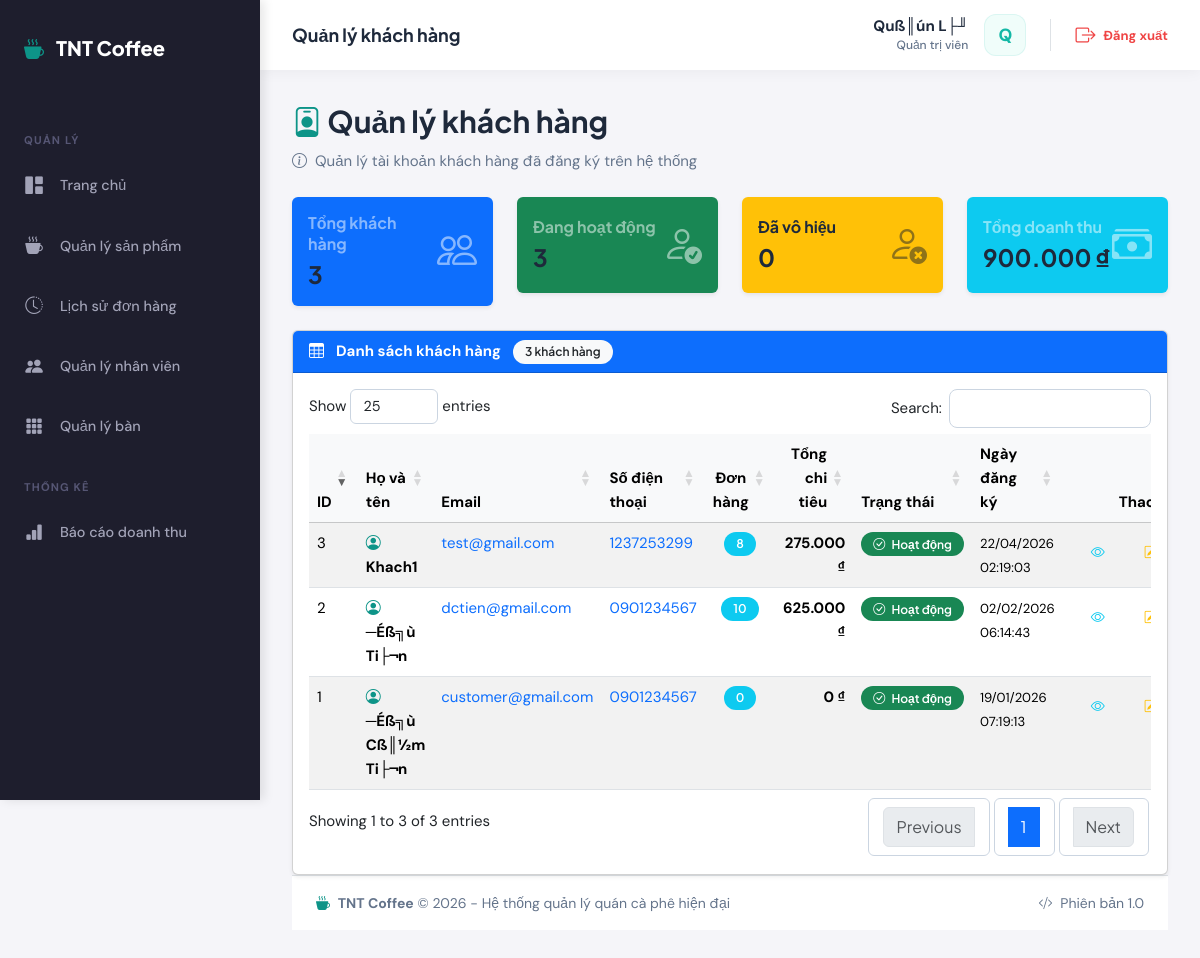
Screenshot of /admin/customers/index.php (signed in) with the database file from the repository.
### tables this page shows
CREATE TABLE `customers` (
  `id` int(11) NOT NULL AUTO_INCREMENT,
  `email` varchar(255) NOT NULL,
  `password` varchar(255) NOT NULL,
  `full_name` varchar(255) NOT NULL,
  `phone` varchar(20) DEFAULT NULL,
  `address` text DEFAULT NULL,
  `points` int(11) DEFAULT 0,
  `created_at` timestamp NULL DEFAULT current_timestamp(),
  `updated_at` timestamp NULL DEFAULT current_timestamp() ON UPDATE current_timestamp(),
  `is_active` tinyint(1) DEFAULT 1,
  PRIMARY KEY (`id`),
  UNIQUE KEY `email` (`email`)
);

### config/database.php (called while the page is built, shortened)
<?php
function executeQuery($pdo, $sql, $params = []) {
    try {
        $stmt = $pdo->prepare($sql);
        $stmt->execute($params);
        return $stmt;
    } catch (PDOException $e) {
        error_log("Query Error: " . $e->getMessage());
        throw $e;
    }
}
function fetchAll($pdo, $sql, $params = []) {
    $stmt = executeQuery($pdo, $sql, $params);
    return $stmt->fetchAll();
}

### config/config.php (called while the page is built, shortened)
<?php
function formatCurrency($amount) {
    return number_format($amount, 0, ',', '.') . ' ₫';
}
function formatDate($date, $format = DATE_FORMAT) {
    $timestamp = is_numeric($date) ? $date : strtotime($date);
    return date($format, $timestamp);
}

### admin/customers/index.php (the view, shortened to what this page needs)
<?php
require_once dirname(dirname(__DIR__)) . '/config/config.php';
require_once dirname(dirname(__DIR__)) . '/config/database.php';
try {
    $sql = "SELECT c.*,
                   COUNT(DISTINCT o.id) as total_orders,
                   COALESCE(SUM(o.total_amount), 0) as total_spent
            FROM customers c
            LEFT JOIN orders o ON c.id = o.customer_id
            GROUP BY c.id
            ORDER BY c.created_at DESC";
    $customers = fetchAll($pdo, $sql);
} catch (PDOException $e) {
    error_log("Customer List Error: " . $e->getMessage());
    $customers = [];
    setMessage('danger', 'Có lỗi khi tải danh sách khách hàng.');
}
require_once dirname(dirname(__DIR__)) . '/includes/header.php';
?>
<div class="row mb-4">
    <div class="col-12">
        <div class="d-flex justify-content-between align-items-center">
            <div>
                <h2 class="mb-2">
                    <i class="bi bi-person-badge text-primary"></i>
                    Quản lý khách hàng
                </h2>
                <p class="text-muted mb-0">
                    <i class="bi bi-info-circle me-1"></i>
                    Quản lý tài khoản khách hàng đã đăng ký trên hệ thống
                </p>
            </div>
        </div>
    </div>
</div>
<div class="row mb-4">
    <div class="col-md-3">
        <div class="card border-0 shadow-sm bg-primary text-white">
            <div class="card-body">
                <div class="d-flex justify-content-between align-items-center">
                    <div>
                        <h6 class="text-white-50 mb-1">Tổng khách hàng</h6>
                        <h3 class="mb-0"><?php echo count($customers); ?></h3>
                    </div>
                    <i class="bi bi-people fs-1 opacity-50"></i>
                </div>
            </div>
        </div>
    </div>
    <div class="col-md-3">
        <div class="card border-0 shadow-sm bg-success text-white">
            <div class="card-body">
                <div class="d-flex justify-content-between align-items-center">
                    <div>
                        <h6 class="text-white-50 mb-1">Đang hoạt động</h6>
                        <h3 class="mb-0"><?php echo count(array_filter($customers, fn($c) => $c['is_active'])); ?></h3>
                    </div>
                    <i class="bi bi-person-check fs-1 opacity-50"></i>
                </div>
            </div>
        </div>
    </div>
    <div class="col-md-3">
        <div class="card border-0 shadow-sm bg-warning text-dark">
            <div class="card-body">
                <div class="d-flex justify-content-between align-items-center">
                    <div>
                        <h6 class="text-dark-50 mb-1">Đã vô hiệu</h6>
                        <h3 class="mb-0"><?php echo count(array_filter($customers, fn($c) => !$c['is_active'])); ?></h3>
                    </div>
                    <i class="bi bi-person-x fs-1 opacity-50"></i>
                </div>
            </div>
        </div>
    </div>
    <div class="col-md-3">
        <div class="card border-0 shadow-sm bg-info text-white">
            <div class="card-body">
                <div class="d-flex justify-content-between align-items-center">
                    <div>
                        <h6 class="text-white-50 mb-1">Tổng doanh thu</h6>
                        <h3 class="mb-0"><?php echo formatCurrency(array_sum(array_column($customers, 'total_spent'))); ?></h3>
                    </div>
                    <i class="bi bi-cash-stack fs-1 opacity-50"></i>
                </div>
            </div>
        </div>
    </div>
</div>
<div class="card shadow-sm">
    <div class="card-header bg-primary text-white">
        <i class="bi bi-table me-2"></i>
        <strong>Danh sách khách hàng</strong>
        <span class="badge bg-light text-dark ms-2"><?php echo count($customers); ?> khách hàng</span>
    </div>
    <div class="card-body">
        <?php if (empty($customers)): ?>
            <div class="text-center py-5">
                <i class="bi bi-inbox fs-1 text-muted"></i>
                <p class="mt-3 text-muted">Chưa có khách hàng nào đăng ký</p>
            </div>
        <?php else: ?>
            <div class="table-responsive">
                <table id="customersTable" class="table table-striped table-hover">
                    <thead class="table-light">
                        <tr>
                            <th>ID</th>
                            <th>Họ và tên</th>
                            <th>Email</th>
                            <th>Số điện thoại</th>
                            <th class="text-center">Đơn hàng</th>
                            <th class="text-end">Tổng chi tiêu</th>
                            <th>Trạng thái</th>
                            <th>Ngày đăng ký</th>
                            <th class="text-center">Thao tác</th>
                        </tr>
                    </thead>
                    <tbody>
                        <?php foreach ($customers as $customer): ?>
                            <tr>
                                <td><?php echo htmlspecialchars($customer['id']); ?></td>
                                <td>
                                    <i class="bi bi-person-circle me-2 text-primary"></i>
                                    <strong><?php echo htmlspecialchars($customer['full_name']); ?></strong>
                                </td>
                                <td>
                                    <a href="mailto:<?php echo htmlspecialchars($customer['email']); ?>" class="text-decoration-none">
                                        <?php echo htmlspecialchars($customer['email']); ?>
                                    </a>
                                </td>
                                <td>
                                    <?php if ($customer['phone']): ?>
                                        <a href="tel:<?php echo htmlspecialchars($customer['phone']); ?>" class="text-decoration-none">
                                            <?php echo htmlspecialchars($customer['phone']); ?>
                                        </a>
                                    <?php else: ?>
                                        <span class="text-muted">-</span>
                                    <?php endif; ?>
                                </td>
                                <td class="text-center">
                                    <span class="badge bg-info"><?php echo $customer['total_orders']; ?></span>
                                </td>
                                <td class="text-end">
                                    <strong><?php echo formatCurrency($customer['total_spent']); ?></strong>
                                </td>
                                <td>
                                    <?php if ($customer['is_active']): ?>
                                        <span class="badge bg-success">
                                            <i class="bi bi-check-circle me-1"></i>
                                            Hoạt động
                                        </span>
                                    <?php endif; ?>
                                </td>
                                <td>
                                    <small><?php echo formatDate($customer['created_at'], DATETIME_FORMAT); ?></small>
                                </td>
                                <td class="text-center">
                                    <div class="btn-group btn-group-sm" role="group">
                                        <a href="<?php echo BASE_URL; ?>/admin/customers/view.php?id=<?php echo $customer['id']; ?>"
                                           class="btn btn-outline-info"
                                           title="Xem chi tiết">
                                            <i class="bi bi-eye"></i>
                                        </a>
                                        <a href="<?php echo BASE_URL; ?>/admin/customers/edit.php?id=<?php echo $customer['id']; ?>"
                                           class="btn btn-outline-warning"
                                           title="Sửa">
                                            <i class="bi bi-pencil-square"></i>
                                        </a>
                                    </div>
                                </td>
                            </tr>
                        <?php endforeach; ?>
                    </tbody>
                </table>
            </div>
        <?php endif; ?>
    </div>
</div>
<link rel="stylesheet" href="https://cdn.datatables.net/1.13.7/css/dataTables.bootstrap5.min.css">
<?php require_once dirname(dirname(__DIR__)) . '/includes/footer.php'; ?>

### assets/css/style.css (style rules this page uses)
:root { --primary-50: #f0fdfa; --primary-100: #ccfbf1; --primary-200: #99f6e4; --primary-300: #5eead4; --primary-400: #2dd4bf; --primary-500: #14b8a6; --primary-600: #0d9488; --primary-700: #0f766e; --primary-800: #115e59; --primary-900: #134e4a; --accent-400: #fb923c; --accent-500: #f97316; --accent-600: #ea580c; --gray-50: #f8fafc; --gray-100: #f1f5f9; --gray-200: #e2e8f0; --gray-300: #cbd5e1; --gray-400: #94a3b8; --gray-500: #64748b; --gray-600: #475569; --gray-700: #334155; --gray-800: #1e293b; --gray-900: #0f172a; --success: #22c55e; --warning: #eab308; --danger: #ef4444; --info: #3b82f6; --font-display: 'Plus Jakarta Sans', sans-serif; --font-body: 'DM Sans', sans-serif; --shadow-sm: 0 1px 2px 0 rgb(0 0 0 / 0.05); --shadow: 0 1px 3px 0 rgb(0 0 0 / 0.1), 0 1px 2px -1px rgb(0 0 0 / 0.1); --shadow-md: 0 4px 6px -1px rgb(0 0 0 / 0.1), 0 2px 4px -2px rgb(0 0 0 / 0.1); --shadow-lg: 0 10px 15px -3px rgb(0 0 0 / 0.1), 0 4px 6px -4px rgb(0 0 0 / 0.1); --shadow-xl: 0 20px 25px -5px rgb(0 0 0 / 0.1), 0 8px 10px -6px rgb(0 0 0 / 0.1); --radius-sm: 0.375rem; --radius: 0.5rem; --radius-md: 0.75rem; --radius-lg: 1rem; --radius-xl: 1.5rem; --radius-full: 9999px; --transition-fast: 150ms cubic-bezier(0.4, 0, 0.2, 1); --transition: 200ms cubic-bezier(0.4, 0, 0.2, 1); --transition-slow: 300ms cubic-bezier(0.4, 0, 0.2, 1); }
*, *::before, *::after { box-sizing: border-box; margin: 0; padding: 0; }
html { scroll-behavior: smooth; }
body { font-family: var(--font-body); font-size: 15px; line-height: 1.6; color: var(--gray-700); background: linear-gradient(135deg, var(--gray-50) 0%, var(--primary-50) 100%); min-height: 100vh; -webkit-font-smoothing: antialiased; -moz-osx-font-smoothing: grayscale; }
h1, h2, h3, h4, h5, h6 { font-family: var(--font-display); font-weight: 700; color: var(--gray-800); line-height: 1.3; }
h2 { font-size: 1.875rem; }
h3 { font-size: 1.5rem; }
h6 { font-size: 1rem; }
:root { --sidebar-width: 260px; --sidebar-bg: #1e1e2d; --sidebar-color: #a2a3b7; --sidebar-active-bg: #1b1b28; --sidebar-active-color: #ffffff; --content-bg: #f5f5f9; --topbar-height: 70px; }
.btn { font-family: var(--font-display); font-weight: 600; font-size: 0.875rem; padding: 0.625rem 1.25rem; border-radius: var(--radius); transition: var(--transition); display: inline-flex; align-items: center; gap: 0.5rem; border: none; cursor: pointer; }
.badge { font-family: var(--font-display); font-weight: 600; font-size: 0.75rem; padding: 0.375rem 0.75rem; border-radius: var(--radius-full); }
.text-primary { color: var(--primary-600) !important; }
.text-muted { color: var(--gray-500) !important; }

### rows the page displays
customers: id "3", full_name "Khach1", email "test@gmail.com", phone "1237253299", total_orders "8", total_spent "275.000 ₫", is_active 1 (drawn), created_at "22/04/2026 02:19:03"
customers: id "2", full_name "─Éß╗ù Ti├¬n", email "dctien@gmail.com", phone "0901234567", total_orders "10", total_spent "625.000 ₫", is_active 1 (drawn), created_at "02/02/2026 06:14:43"
customers: id "1", full_name "─Éß╗ù Cß║½m Ti├¬n", email "customer@gmail.com", phone "0901234567", total_orders "0", total_spent "0 ₫", is_active 1 (drawn), created_at "19/01/2026 07:19:13"

### other values shown
$pageTitle "Quản lý khách hàng"
$userName "Quß║ún L├╜"
$userInitial "Q"
count($customers) "3"
count(array_filter($customers, fn($c) => $c['is_active'])) "3"
count(array_filter($customers, fn($c) => !$c['is_active'])) "0"
formatCurrency(array_sum(array_column($customers, 'total_spent'))) "900.000 ₫"
